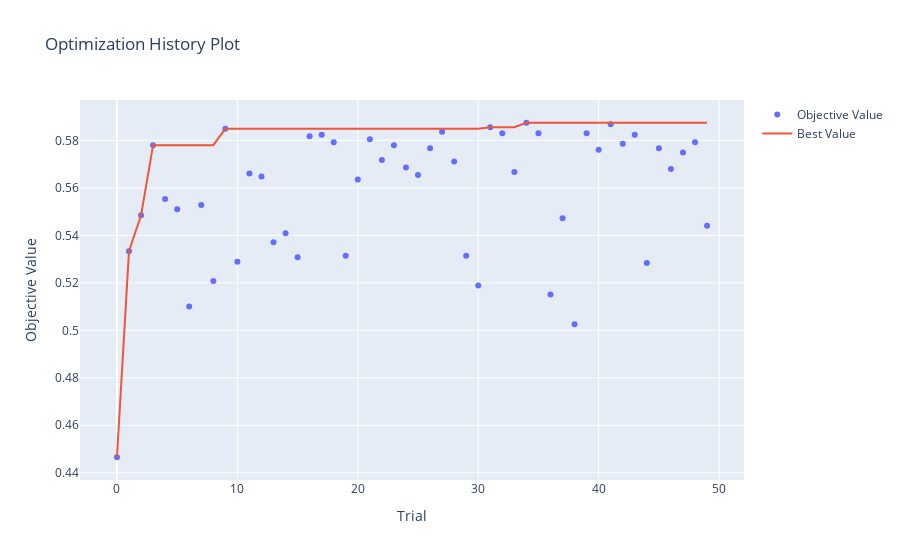
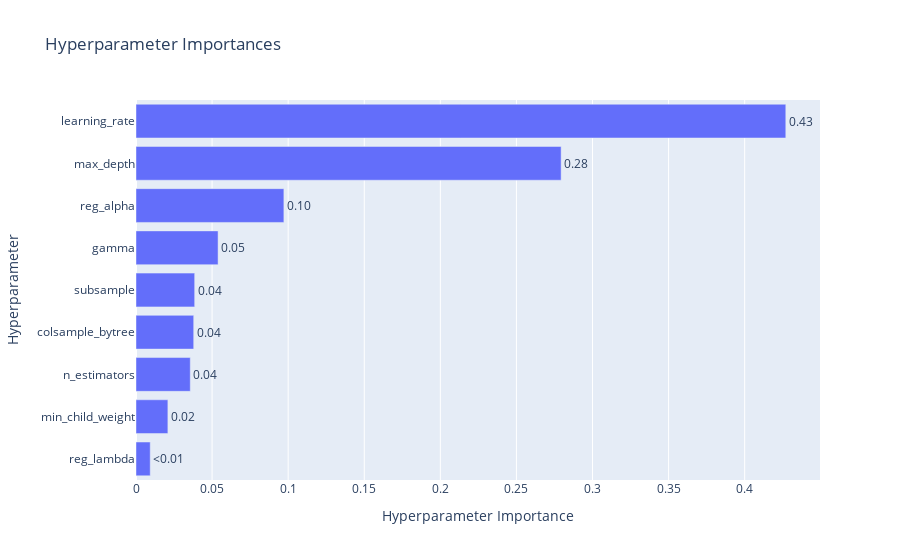
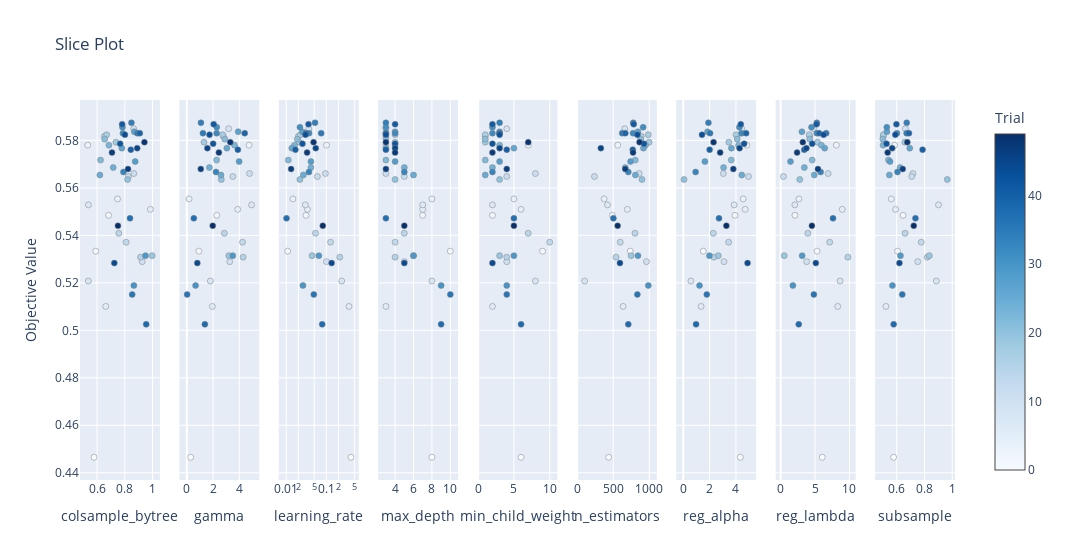

The notebook cell saved with these charts, in order:
### Markdown cell above
##### Second Algorithm: XGBoost

### Code cell
def objective(trial):
    X_train, X_test, y_train, y_test = train_test_split(X, y, test_size=0.2, random_state=1)
    XX = pd.get_dummies(pd.concat([X_train, X_test], sort=False))
    X_train, X_test = XX.loc[X_train.index], XX.loc[X_test.index]

    X_train = clean_feature_names(X_train)
    X_test = clean_feature_names(X_test)

    X_train, X_test = X_train.align(X_test, join='inner', axis=1)

    scale_pos_weight = len(y[y == 0]) / len(y[y == 1])
    params = {
        'n_estimators': trial.suggest_int('n_estimators', 100, 1000),
        'learning_rate': trial.suggest_loguniform('learning_rate', 0.01, 0.5),
        'max_depth': trial.suggest_int('max_depth', 3, 10),
        'min_child_weight': trial.suggest_int('min_child_weight', 1, 10),
        'subsample': trial.suggest_float('subsample', 0.5, 1.0),
        'colsample_bytree': trial.suggest_float('colsample_bytree', 0.5, 1.0),
        'gamma': trial.suggest_float('gamma', 0, 5),
        'reg_alpha': trial.suggest_float('reg_alpha', 0, 5),
        'reg_lambda': trial.suggest_float('reg_lambda', 0.1, 10),
        'scale_pos_weight': scale_pos_weight, 
        'verbosity': 0
    }

    kf = StratifiedKFold(n_splits=10, shuffle=True, random_state=42)
    scores = []

    for train_index, val_index in kf.split(X_train, y_train):
        X_fold_train, X_fold_val = X_train.iloc[train_index], X_train.iloc[val_index]
        y_fold_train, y_fold_val = y_train.iloc[train_index], y_train.iloc[val_index]

        model = xgb.XGBClassifier(**params)
        model.fit(X_fold_train, y_fold_train)
        probas = model.predict_proba(X_fold_val)[:, 1] 
        top_indices = np.argsort(probas)[-1698:]  
        top_positives = y_fold_val.iloc[top_indices].sum() 
        total_positives = y_fold_val.sum() 
        scores.append(top_positives / total_positives if total_positives > 0 else 0)  

    return np.mean(scores)

sampler = optuna.samplers.TPESampler(seed=42)
study = optuna.create_study(direction='maximize', sampler=sampler)
study.optimize(objective, n_trials=50)

best_params = study.best_params
best_score = study.best_value

print("Best Hyperparameters:", best_params)
print("Best Score for Top 50,000:", best_score)


history_plot = vis.plot_optimization_history(study)
history_plot.show()

importance_plot = vis.plot_param_importances(study)
importance_plot.show()

slice_plot = vis.plot_slice(study)
slice_plot.show()

### Figure 1 — Plotly figure (JSON) as saved in the notebook; plotly's stock layout.template omitted (floating-point values rounded to 4 significant figures)
{"data": [{"mode": "markers", "name": "Objective Value", "type": "scatter", "x": [0, 1, 2, 3, 4, 5, 6, 7, 8, 9, 10, 11, 12, 13, 14, 15, 16, 17, 18, 19, 20, 21, 22, 23, 24, 25, 26, 27, 28, 29, 30, 31, 32, 33, 34, 35, 36, 37, 38, 39, 40, 41, 42, 43, 44, 45, 46, 47, 48, 49], "y": [0.4465, 0.5333, 0.5484, 0.578, 0.5553, 0.5509, 0.5101, 0.5528, 0.5208, 0.5849, 0.5289, 0.566, 0.5648, 0.5371, 0.5409, 0.5308, 0.5818, 0.5824, 0.5792, 0.5314, 0.5635, 0.5805, 0.5717, 0.578, 0.5686, 0.5654, 0.5767, 0.5836, 0.5711, 0.5314, 0.5189, 0.5855, 0.583, 0.5667, 0.5874, 0.583, 0.5151, 0.5472, 0.5025, 0.583, 0.5761, 0.5868, 0.5786, 0.5824, 0.5283, 0.5767, 0.5679, 0.5748, 0.5792, 0.544]}, {"mode": "lines", "name": "Best Value", "type": "scatter", "x": [0, 1, 2, 3, 4, 5, 6, 7, 8, 9, 10, 11, 12, 13, 14, 15, 16, 17, 18, 19, 20, 21, 22, 23, 24, 25, 26, 27, 28, 29, 30, 31, 32, 33, 34, 35, 36, 37, 38, 39, 40, 41, 42, 43, 44, 45, 46, 47, 48, 49], "y": [0.4465, 0.5333, 0.5484, 0.578, 0.578, 0.578, 0.578, 0.578, 0.578, 0.5849, 0.5849, 0.5849, 0.5849, 0.5849, 0.5849, 0.5849, 0.5849, 0.5849, 0.5849, 0.5849, 0.5849, 0.5849, 0.5849, 0.5849, 0.5849, 0.5849, 0.5849, 0.5849, 0.5849, 0.5849, 0.5849, 0.5855, 0.5855, 0.5855, 0.5874, 0.5874, 0.5874, 0.5874, 0.5874, 0.5874, 0.5874, 0.5874, 0.5874, 0.5874, 0.5874, 0.5874, 0.5874, 0.5874, 0.5874, 0.5874]}, {"marker": {"color": "#cccccc"}, "mode": "markers", "name": "Infeasible Trial", "showlegend": false, "type": "scatter", "x": [], "y": []}], "layout": {"title": {"text": "Optimization History Plot"}, "xaxis": {"title": {"text": "Trial"}}, "yaxis": {"title": {"text": "Objective Value"}}}}

### Figure 2 — Plotly figure (JSON) as saved in the notebook; plotly's stock layout.template omitted (floating-point values rounded to 4 significant figures)
{"data": [{"cliponaxis": false, "hovertemplate": ["reg_lambda (FloatDistribution): 0.009350152027617475<extra></extra>", "min_child_weight (IntDistribution): 0.020953426139518908<extra></extra>", "n_estimators (IntDistribution): 0.035665745321621006<extra></extra>", "colsample_bytree (FloatDistribution): 0.03791894019091442<extra></extra>", "subsample (FloatDistribution): 0.03856248794151713<extra></extra>", "gamma (FloatDistribution): 0.05394341125581668<extra></extra>", "reg_alpha (FloatDistribution): 0.09718134881491497<extra></extra>", "max_depth (IntDistribution): 0.27938883922899704<extra></extra>", "learning_rate (FloatDistribution): 0.42703564907908215<extra></extra>"], "name": "Objective Value", "orientation": "h", "text": ["<0.01", "0.02", "0.04", "0.04", "0.04", "0.05", "0.10", "0.28", "0.43"], "textposition": "outside", "type": "bar", "x": [0.00935, 0.02095, 0.03567, 0.03792, 0.03856, 0.05394, 0.09718, 0.2794, 0.427], "y": ["reg_lambda", "min_child_weight", "n_estimators", "colsample_bytree", "subsample", "gamma", "reg_alpha", "max_depth", "learning_rate"]}], "layout": {"title": {"text": "Hyperparameter Importances"}, "xaxis": {"title": {"text": "Hyperparameter Importance"}}, "yaxis": {"title": {"text": "Hyperparameter"}}}}

### Figure 3 — Plotly figure (JSON) as saved in the notebook; plotly's stock layout.template omitted (floating-point values rounded to 4 significant figures)
{"data": [{"marker": {"color": [0, 1, 2, 3, 4, 5, 6, 7, 8, 9, 10, 11, 12, 13, 14, 15, 16, 17, 18, 19, 20, 21, 22, 23, 24, 25, 26, 27, 28, 29, 30, 31, 32, 33, 34, 35, 36, 37, 38, 39, 40, 41, 42, 43, 44, 45, 46, 47, 48, 49], "colorbar": {"title": {"text": "Trial"}, "x": 1, "xpad": 40}, "colorscale": [[0, "rgb(247,251,255)"], [0.125, "rgb(222,235,247)"], [0.25, "rgb(198,219,239)"], [0.375, "rgb(158,202,225)"], [0.5, "rgb(107,174,214)"], [0.625, "rgb(66,146,198)"], [0.75, "rgb(33,113,181)"], [0.875, "rgb(8,81,156)"], [1, "rgb(8,48,107)"]], "line": {"color": "Grey", "width": 0.5}, "showscale": true}, "mode": "markers", "name": "Feasible Trial", "showlegend": false, "type": "scatter", "x": [0.578, 0.5909, 0.6832, 0.5325, 0.7476, 0.9848, 0.6627, 0.5373, 0.537, 0.8648, 0.926, 0.865, 0.8263, 0.8096, 0.757, 0.9139, 0.6535, 0.6693, 0.7361, 0.9979, 0.8199, 0.6548, 0.6247, 0.6852, 0.7162, 0.6201, 0.7788, 0.8684, 0.8751, 0.9494, 0.8657, 0.7832, 0.7864, 0.7903, 0.8481, 0.8904, 0.8533, 0.8376, 0.9546, 0.9086, 0.8435, 0.7811, 0.7666, 0.8009, 0.7244, 0.8897, 0.8234, 0.7076, 0.9417, 0.7507], "xaxis": "x", "y": [0.4465, 0.5333, 0.5484, 0.578, 0.5553, 0.5509, 0.5101, 0.5528, 0.5208, 0.5849, 0.5289, 0.566, 0.5648, 0.5371, 0.5409, 0.5308, 0.5818, 0.5824, 0.5792, 0.5314, 0.5635, 0.5805, 0.5717, 0.578, 0.5686, 0.5654, 0.5767, 0.5836, 0.5711, 0.5314, 0.5189, 0.5855, 0.583, 0.5667, 0.5874, 0.583, 0.5151, 0.5472, 0.5025, 0.583, 0.5761, 0.5868, 0.5786, 0.5824, 0.5283, 0.5767, 0.5679, 0.5748, 0.5792, 0.544], "yaxis": "y"}, {"marker": {"color": [0, 1, 2, 3, 4, 5, 6, 7, 8, 9, 10, 11, 12, 13, 14, 15, 16, 17, 18, 19, 20, 21, 22, 23, 24, 25, 26, 27, 28, 29, 30, 31, 32, 33, 34, 35, 36, 37, 38, 39, 40, 41, 42, 43, 44, 45, 46, 47, 48, 49], "colorbar": {"title": {"text": "Trial"}, "x": 1, "xpad": 40}, "colorscale": [[0, "rgb(247,251,255)"], [0.125, "rgb(222,235,247)"], [0.25, "rgb(198,219,239)"], [0.375, "rgb(158,202,225)"], [0.5, "rgb(107,174,214)"], [0.625, "rgb(66,146,198)"], [0.75, "rgb(33,113,181)"], [0.875, "rgb(8,81,156)"], [1, "rgb(8,48,107)"]], "line": {"color": "Grey", "width": 0.5}, "showscale": false}, "mode": "markers", "name": "Feasible Trial", "showlegend": false, "type": "scatter", "x": [0.2904, 0.917, 2.28, 4.744, 0.1719, 3.876, 1.943, 4.934, 1.792, 3.188, 3.272, 4.778, 3.506, 4.246, 2.86, 4.291, 2.781, 2.733, 1.309, 3.2, 2.628, 2.898, 2.268, 3.634, 1.721, 2.602, 3.05, 3.914, 3.987, 3.501, 0.6668, 2.28, 2.27, 2.222, 1.075, 1.228, 0.02135, 0.5328, 1.374, 4.413, 3.888, 2.045, 2.005, 1.729, 0.7999, 1.564, 1.062, 2.442, 3.312, 1.973], "xaxis": "x2", "y": [0.4465, 0.5333, 0.5484, 0.578, 0.5553, 0.5509, 0.5101, 0.5528, 0.5208, 0.5849, 0.5289, 0.566, 0.5648, 0.5371, 0.5409, 0.5308, 0.5818, 0.5824, 0.5792, 0.5314, 0.5635, 0.5805, 0.5717, 0.578, 0.5686, 0.5654, 0.5767, 0.5836, 0.5711, 0.5314, 0.5189, 0.5855, 0.583, 0.5667, 0.5874, 0.583, 0.5151, 0.5472, 0.5025, 0.583, 0.5761, 0.5868, 0.5786, 0.5824, 0.5283, 0.5767, 0.5679, 0.5748, 0.5792, 0.544], "yaxis": "y2"}, {"marker": {"color": [0, 1, 2, 3, 4, 5, 6, 7, 8, 9, 10, 11, 12, 13, 14, 15, 16, 17, 18, 19, 20, 21, 22, 23, 24, 25, 26, 27, 28, 29, 30, 31, 32, 33, 34, 35, 36, 37, 38, 39, 40, 41, 42, 43, 44, 45, 46, 47, 48, 49], "colorbar": {"title": {"text": "Trial"}, "x": 1, "xpad": 40}, "colorscale": [[0, "rgb(247,251,255)"], [0.125, "rgb(222,235,247)"], [0.25, "rgb(198,219,239)"], [0.375, "rgb(158,202,225)"], [0.5, "rgb(107,174,214)"], [0.625, "rgb(66,146,198)"], [0.75, "rgb(33,113,181)"], [0.875, "rgb(8,81,156)"], [1, "rgb(8,48,107)"]], "line": {"color": "Grey", "width": 0.5}, "showscale": false}, "mode": "markers", "name": "Feasible Trial", "showlegend": false, "type": "scatter", "x": [0.4123, 0.01084, 0.03125, 0.1015, 0.01465, 0.03385, 0.3683, 0.03001, 0.2429, 0.03649, 0.1008, 0.09496, 0.05987, 0.1277, 0.05377, 0.217, 0.02021, 0.02256, 0.02082, 0.04413, 0.02191, 0.01894, 0.0113, 0.01608, 0.04123, 0.02681, 0.01379, 0.02512, 0.04139, 0.0652, 0.02609, 0.02196, 0.03713, 0.03689, 0.05231, 0.07443, 0.04882, 0.01017, 0.07908, 0.03108, 0.01697, 0.03599, 0.02544, 0.03031, 0.1359, 0.05451, 0.01324, 0.03311, 0.04815, 0.08176], "xaxis": "x3", "y": [0.4465, 0.5333, 0.5484, 0.578, 0.5553, 0.5509, 0.5101, 0.5528, 0.5208, 0.5849, 0.5289, 0.566, 0.5648, 0.5371, 0.5409, 0.5308, 0.5818, 0.5824, 0.5792, 0.5314, 0.5635, 0.5805, 0.5717, 0.578, 0.5686, 0.5654, 0.5767, 0.5836, 0.5711, 0.5314, 0.5189, 0.5855, 0.583, 0.5667, 0.5874, 0.583, 0.5151, 0.5472, 0.5025, 0.583, 0.5761, 0.5868, 0.5786, 0.5824, 0.5283, 0.5767, 0.5679, 0.5748, 0.5792, 0.544], "yaxis": "y3"}, {"marker": {"color": [0, 1, 2, 3, 4, 5, 6, 7, 8, 9, 10, 11, 12, 13, 14, 15, 16, 17, 18, 19, 20, 21, 22, 23, 24, 25, 26, 27, 28, 29, 30, 31, 32, 33, 34, 35, 36, 37, 38, 39, 40, 41, 42, 43, 44, 45, 46, 47, 48, 49], "colorbar": {"title": {"text": "Trial"}, "x": 1, "xpad": 40}, "colorscale": [[0, "rgb(247,251,255)"], [0.125, "rgb(222,235,247)"], [0.25, "rgb(198,219,239)"], [0.375, "rgb(158,202,225)"], [0.5, "rgb(107,174,214)"], [0.625, "rgb(66,146,198)"], [0.75, "rgb(33,113,181)"], [0.875, "rgb(8,81,156)"], [1, "rgb(8,48,107)"]], "line": {"color": "Grey", "width": 0.5}, "showscale": false}, "mode": "markers", "name": "Feasible Trial", "showlegend": false, "type": "scatter", "x": [8, 10, 7, 3, 8, 7, 3, 7, 8, 3, 5, 3, 5, 4, 5, 4, 3, 4, 4, 6, 4, 3, 3, 4, 5, 6, 3, 4, 4, 6, 9, 3, 4, 5, 3, 3, 10, 3, 9, 3, 3, 4, 4, 3, 5, 4, 3, 4, 3, 5], "xaxis": "x4", "y": [0.4465, 0.5333, 0.5484, 0.578, 0.5553, 0.5509, 0.5101, 0.5528, 0.5208, 0.5849, 0.5289, 0.566, 0.5648, 0.5371, 0.5409, 0.5308, 0.5818, 0.5824, 0.5792, 0.5314, 0.5635, 0.5805, 0.5717, 0.578, 0.5686, 0.5654, 0.5767, 0.5836, 0.5711, 0.5314, 0.5189, 0.5855, 0.583, 0.5667, 0.5874, 0.583, 0.5151, 0.5472, 0.5025, 0.583, 0.5761, 0.5868, 0.5786, 0.5824, 0.5283, 0.5767, 0.5679, 0.5748, 0.5792, 0.544], "yaxis": "y4"}, {"marker": {"color": [0, 1, 2, 3, 4, 5, 6, 7, 8, 9, 10, 11, 12, 13, 14, 15, 16, 17, 18, 19, 20, 21, 22, 23, 24, 25, 26, 27, 28, 29, 30, 31, 32, 33, 34, 35, 36, 37, 38, 39, 40, 41, 42, 43, 44, 45, 46, 47, 48, 49], "colorbar": {"title": {"text": "Trial"}, "x": 1, "xpad": 40}, "colorscale": [[0, "rgb(247,251,255)"], [0.125, "rgb(222,235,247)"], [0.25, "rgb(198,219,239)"], [0.375, "rgb(158,202,225)"], [0.5, "rgb(107,174,214)"], [0.625, "rgb(66,146,198)"], [0.75, "rgb(33,113,181)"], [0.875, "rgb(8,81,156)"], [1, "rgb(8,48,107)"]], "line": {"color": "Grey", "width": 0.5}, "showscale": false}, "mode": "markers", "name": "Feasible Trial", "showlegend": false, "type": "scatter", "x": [6, 9, 2, 7, 5, 6, 2, 2, 8, 4, 4, 8, 4, 10, 7, 4, 1, 1, 1, 3, 3, 1, 1, 3, 2, 1, 5, 3, 3, 5, 4, 2, 2, 2, 3, 3, 4, 5, 6, 3, 4, 2, 2, 3, 2, 3, 4, 2, 7, 5], "xaxis": "x5", "y": [0.4465, 0.5333, 0.5484, 0.578, 0.5553, 0.5509, 0.5101, 0.5528, 0.5208, 0.5849, 0.5289, 0.566, 0.5648, 0.5371, 0.5409, 0.5308, 0.5818, 0.5824, 0.5792, 0.5314, 0.5635, 0.5805, 0.5717, 0.578, 0.5686, 0.5654, 0.5767, 0.5836, 0.5711, 0.5314, 0.5189, 0.5855, 0.583, 0.5667, 0.5874, 0.583, 0.5151, 0.5472, 0.5025, 0.583, 0.5761, 0.5868, 0.5786, 0.5824, 0.5283, 0.5767, 0.5679, 0.5748, 0.5792, 0.544], "yaxis": "y5"}, {"marker": {"color": [0, 1, 2, 3, 4, 5, 6, 7, 8, 9, 10, 11, 12, 13, 14, 15, 16, 17, 18, 19, 20, 21, 22, 23, 24, 25, 26, 27, 28, 29, 30, 31, 32, 33, 34, 35, 36, 37, 38, 39, 40, 41, 42, 43, 44, 45, 46, 47, 48, 49], "colorbar": {"title": {"text": "Trial"}, "x": 1, "xpad": 40}, "colorscale": [[0, "rgb(247,251,255)"], [0.125, "rgb(222,235,247)"], [0.25, "rgb(198,219,239)"], [0.375, "rgb(158,202,225)"], [0.5, "rgb(107,174,214)"], [0.625, "rgb(66,146,198)"], [0.75, "rgb(33,113,181)"], [0.875, "rgb(8,81,156)"], [1, "rgb(8,48,107)"]], "line": {"color": "Grey", "width": 0.5}, "showscale": false}, "mode": "markers", "name": "Feasible Trial", "showlegend": false, "type": "scatter", "x": [437, 737, 489, 563, 374, 696, 638, 421, 104, 661, 962, 861, 240, 598, 803, 540, 890, 987, 999, 749, 900, 882, 807, 950, 669, 808, 921, 844, 741, 844, 988, 916, 776, 710, 779, 626, 836, 503, 710, 669, 772, 785, 928, 837, 594, 329, 667, 776, 866, 562], "xaxis": "x6", "y": [0.4465, 0.5333, 0.5484, 0.578, 0.5553, 0.5509, 0.5101, 0.5528, 0.5208, 0.5849, 0.5289, 0.566, 0.5648, 0.5371, 0.5409, 0.5308, 0.5818, 0.5824, 0.5792, 0.5314, 0.5635, 0.5805, 0.5717, 0.578, 0.5686, 0.5654, 0.5767, 0.5836, 0.5711, 0.5314, 0.5189, 0.5855, 0.583, 0.5667, 0.5874, 0.583, 0.5151, 0.5472, 0.5025, 0.583, 0.5761, 0.5868, 0.5786, 0.5824, 0.5283, 0.5767, 0.5679, 0.5748, 0.5792, 0.544], "yaxis": "y6"}, {"marker": {"color": [0, 1, 2, 3, 4, 5, 6, 7, 8, 9, 10, 11, 12, 13, 14, 15, 16, 17, 18, 19, 20, 21, 22, 23, 24, 25, 26, 27, 28, 29, 30, 31, 32, 33, 34, 35, 36, 37, 38, 39, 40, 41, 42, 43, 44, 45, 46, 47, 48, 49], "colorbar": {"title": {"text": "Trial"}, "x": 1, "xpad": 40}, "colorscale": [[0, "rgb(247,251,255)"], [0.125, "rgb(222,235,247)"], [0.25, "rgb(198,219,239)"], [0.375, "rgb(158,202,225)"], [0.5, "rgb(107,174,214)"], [0.625, "rgb(66,146,198)"], [0.75, "rgb(33,113,181)"], [0.875, "rgb(8,81,156)"], [1, "rgb(8,48,107)"]], "line": {"color": "Grey", "width": 0.5}, "showscale": false}, "mode": "markers", "name": "Feasible Trial", "showlegend": false, "type": "scatter", "x": [4.331, 1.521, 3.926, 4.828, 4.547, 4.697, 1.357, 3.861, 0.5793, 4.436, 3.094, 3.036, 4.951, 3.441, 2.282, 2.328, 4.082, 4.007, 3.457, 2.661, 0.0581, 4.097, 3.642, 4.199, 3.06, 4.444, 3.655, 1.839, 1.641, 1.986, 1.231, 4.261, 4.424, 0.9382, 1.908, 2.033, 1.785, 2.711, 0.9699, 4.771, 2.001, 4.367, 4.621, 1.423, 4.879, 4.275, 3.801, 2.8, 2.297, 3.27], "xaxis": "x7", "y": [0.4465, 0.5333, 0.5484, 0.578, 0.5553, 0.5509, 0.5101, 0.5528, 0.5208, 0.5849, 0.5289, 0.566, 0.5648, 0.5371, 0.5409, 0.5308, 0.5818, 0.5824, 0.5792, 0.5314, 0.5635, 0.5805, 0.5717, 0.578, 0.5686, 0.5654, 0.5767, 0.5836, 0.5711, 0.5314, 0.5189, 0.5855, 0.583, 0.5667, 0.5874, 0.583, 0.5151, 0.5472, 0.5025, 0.583, 0.5761, 0.5868, 0.5786, 0.5824, 0.5283, 0.5767, 0.5679, 0.5748, 0.5792, 0.544], "yaxis": "y7"}, {"marker": {"color": [0, 1, 2, 3, 4, 5, 6, 7, 8, 9, 10, 11, 12, 13, 14, 15, 16, 17, 18, 19, 20, 21, 22, 23, 24, 25, 26, 27, 28, 29, 30, 31, 32, 33, 34, 35, 36, 37, 38, 39, 40, 41, 42, 43, 44, 45, 46, 47, 48, 49], "colorbar": {"title": {"text": "Trial"}, "x": 1, "xpad": 40}, "colorscale": [[0, "rgb(247,251,255)"], [0.125, "rgb(222,235,247)"], [0.25, "rgb(198,219,239)"], [0.375, "rgb(158,202,225)"], [0.5, "rgb(107,174,214)"], [0.625, "rgb(66,146,198)"], [0.75, "rgb(33,113,181)"], [0.875, "rgb(8,81,156)"], [1, "rgb(8,48,107)"]], "line": {"color": "Grey", "width": 0.5}, "showscale": false}, "mode": "markers", "name": "Feasible Trial", "showlegend": false, "type": "scatter", "x": [6.051, 5.295, 2.077, 8.103, 2.662, 8.959, 8.305, 2.067, 8.645, 4.775, 3.783, 6.912, 0.4062, 7.134, 3.957, 9.775, 4.244, 4.151, 5.351, 0.5292, 2.783, 4.232, 4.588, 5.926, 3.441, 4.889, 6.406, 3.094, 1.432, 3.131, 1.779, 4.49, 5.255, 5.815, 5.263, 6.619, 4.831, 7.611, 2.63, 5.602, 3.436, 5.221, 4.583, 6.242, 5.116, 3.751, 5.422, 2.391, 3.227, 4.548], "xaxis": "x8", "y": [0.4465, 0.5333, 0.5484, 0.578, 0.5553, 0.5509, 0.5101, 0.5528, 0.5208, 0.5849, 0.5289, 0.566, 0.5648, 0.5371, 0.5409, 0.5308, 0.5818, 0.5824, 0.5792, 0.5314, 0.5635, 0.5805, 0.5717, 0.578, 0.5686, 0.5654, 0.5767, 0.5836, 0.5711, 0.5314, 0.5189, 0.5855, 0.583, 0.5667, 0.5874, 0.583, 0.5151, 0.5472, 0.5025, 0.583, 0.5761, 0.5868, 0.5786, 0.5824, 0.5283, 0.5767, 0.5679, 0.5748, 0.5792, 0.544], "yaxis": "y8"}, {"marker": {"color": [0, 1, 2, 3, 4, 5, 6, 7, 8, 9, 10, 11, 12, 13, 14, 15, 16, 17, 18, 19, 20, 21, 22, 23, 24, 25, 26, 27, 28, 29, 30, 31, 32, 33, 34, 35, 36, 37, 38, 39, 40, 41, 42, 43, 44, 45, 46, 47, 48, 49], "colorbar": {"title": {"text": "Trial"}, "x": 1, "xpad": 40}, "colorscale": [[0, "rgb(247,251,255)"], [0.125, "rgb(222,235,247)"], [0.25, "rgb(198,219,239)"], [0.375, "rgb(158,202,225)"], [0.5, "rgb(107,174,214)"], [0.625, "rgb(66,146,198)"], [0.75, "rgb(33,113,181)"], [0.875, "rgb(8,81,156)"], [1, "rgb(8,48,107)"]], "line": {"color": "Grey", "width": 0.5}, "showscale": false}, "mode": "markers", "name": "Feasible Trial", "showlegend": false, "type": "scatter", "x": [0.578, 0.6062, 0.6461, 0.5853, 0.561, 0.5924, 0.5226, 0.9011, 0.8856, 0.6626, 0.7513, 0.7172, 0.7086, 0.7767, 0.6603, 0.8202, 0.5036, 0.5037, 0.6586, 0.835, 0.9641, 0.5001, 0.5407, 0.5021, 0.6247, 0.5473, 0.6941, 0.5296, 0.5521, 0.6272, 0.5695, 0.529, 0.602, 0.6057, 0.6724, 0.6714, 0.6401, 0.735, 0.5784, 0.6884, 0.7865, 0.5981, 0.5271, 0.5902, 0.6197, 0.5676, 0.6438, 0.5351, 0.6765, 0.723], "xaxis": "x9", "y": [0.4465, 0.5333, 0.5484, 0.578, 0.5553, 0.5509, 0.5101, 0.5528, 0.5208, 0.5849, 0.5289, 0.566, 0.5648, 0.5371, 0.5409, 0.5308, 0.5818, 0.5824, 0.5792, 0.5314, 0.5635, 0.5805, 0.5717, 0.578, 0.5686, 0.5654, 0.5767, 0.5836, 0.5711, 0.5314, 0.5189, 0.5855, 0.583, 0.5667, 0.5874, 0.583, 0.5151, 0.5472, 0.5025, 0.583, 0.5761, 0.5868, 0.5786, 0.5824, 0.5283, 0.5767, 0.5679, 0.5748, 0.5792, 0.544], "yaxis": "y9"}], "layout": {"title": {"text": "Slice Plot"}, "width": 2700, "xaxis": {"anchor": "y", "domain": [0, 0.09136], "title": {"text": "colsample_bytree"}}, "xaxis2": {"anchor": "y2", "domain": [0.1136, 0.2049], "title": {"text": "gamma"}}, "xaxis3": {"anchor": "y3", "domain": [0.2272, 0.3185], "title": {"text": "learning_rate"}, "type": "log"}, "xaxis4": {"anchor": "y4", "domain": [0.3407, 0.4321], "title": {"text": "max_depth"}}, "xaxis5": {"anchor": "y5", "domain": [0.4543, 0.5457], "title": {"text": "min_child_weight"}}, "xaxis6": {"anchor": "y6", "domain": [0.5679, 0.6593], "title": {"text": "n_estimators"}}, "xaxis7": {"anchor": "y7", "domain": [0.6815, 0.7728], "title": {"text": "reg_alpha"}}, "xaxis8": {"anchor": "y8", "domain": [0.7951, 0.8864], "title": {"text": "reg_lambda"}}, "xaxis9": {"anchor": "y9", "domain": [0.9086, 1], "title": {"text": "subsample"}}, "yaxis": {"anchor": "x", "domain": [0, 1], "title": {"text": "Objective Value"}}, "yaxis2": {"anchor": "x2", "domain": [0, 1], "matches": "y", "showticklabels": false}, "yaxis3": {"anchor": "x3", "domain": [0, 1], "matches": "y", "showticklabels": false}, "yaxis4": {"anchor": "x4", "domain": [0, 1], "matches": "y", "showticklabels": false}, "yaxis5": {"anchor": "x5", "domain": [0, 1], "matches": "y", "showticklabels": false}, "yaxis6": {"anchor": "x6", "domain": [0, 1], "matches": "y", "showticklabels": false}, "yaxis7": {"anchor": "x7", "domain": [0, 1], "matches": "y", "showticklabels": false}, "yaxis8": {"anchor": "x8", "domain": [0, 1], "matches": "y", "showticklabels": false}, "yaxis9": {"anchor": "x9", "domain": [0, 1], "matches": "y", "showticklabels": false}}}
